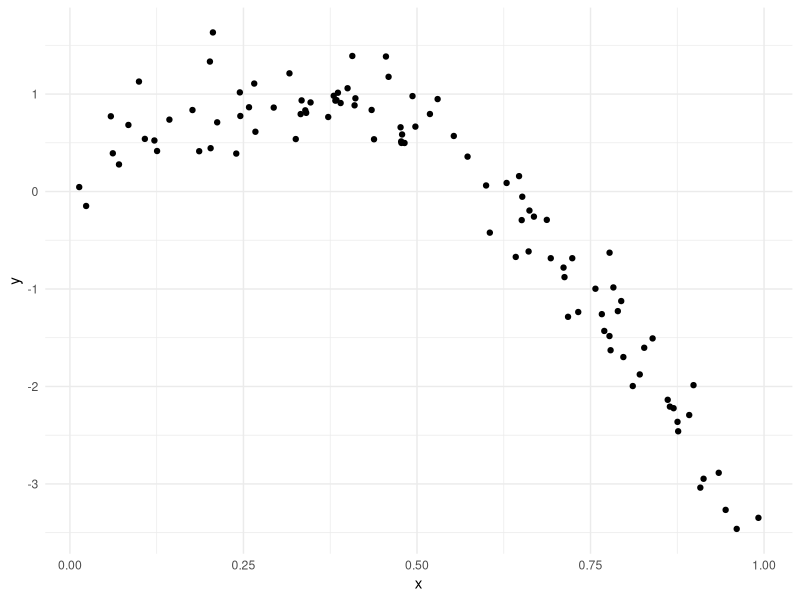
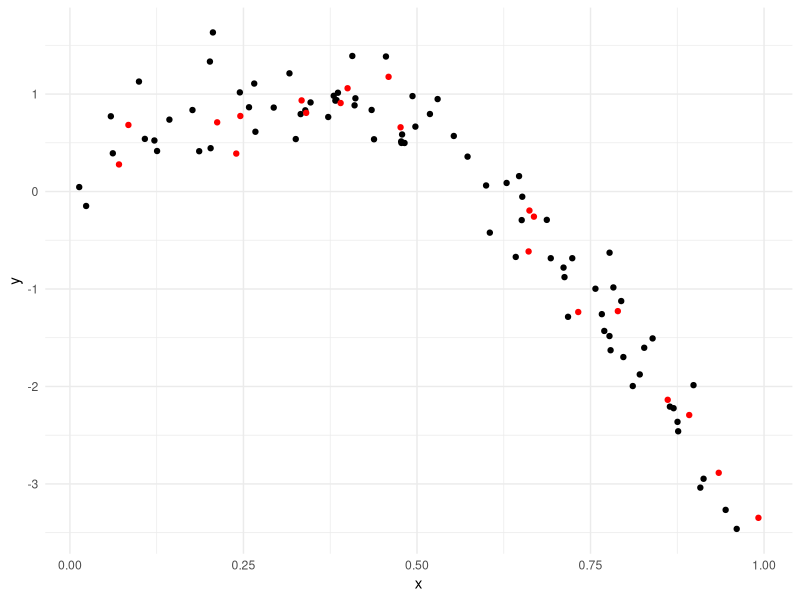
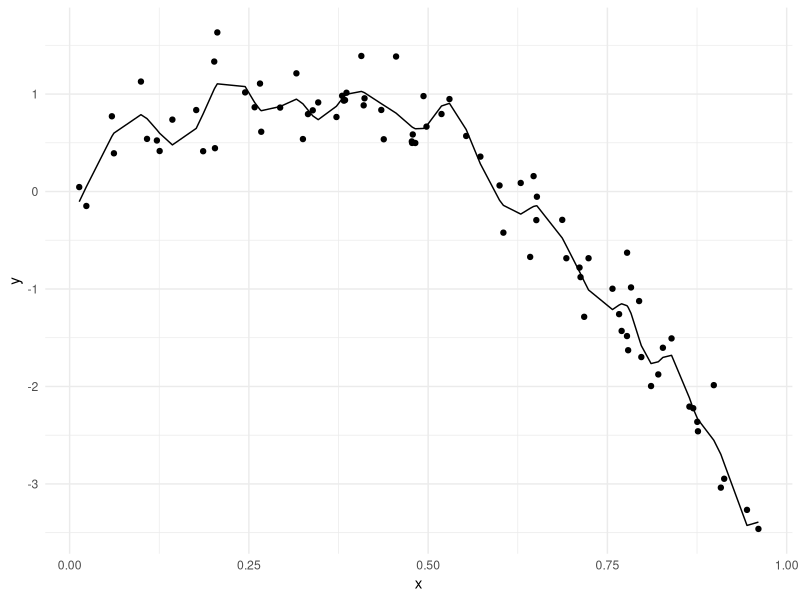
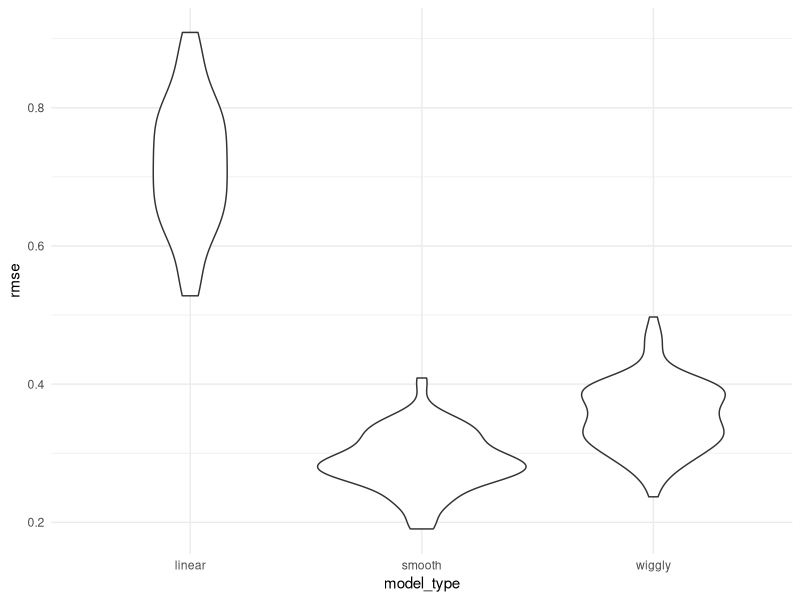

Generate these figures, in order, with R:
## ---- chunk 1
library(tidyverse)

knitr::opts_chunk$set(
	echo = TRUE,
	warning = FALSE,
  fig.width = 6,
  fig.asp = .6,
  out.width = "90%"
)

theme_set(theme_minimal() + theme(legend.position = "bottom"))

options(
  ggplot2.continuous.colour = "viridis",
  ggplot2.continuous.fill = "viridis"
)

scale_colour_discrete = scale_colour_viridis_d
scale_fill_discrete = scale_fill_viridis_d
## ---- chunk 2
library(tidyverse)
library(modelr)

set.seed(1)
## ---- chunk 3
nonlin_df = 
  tibble(
    id = 1:100,
    x = runif(100, 0, 1),
    y = 1 - 10 * (x - .3) ^ 2 + rnorm(100, 0, 0.3)
  )

nonlin_df |> 
  ggplot(aes(x = x, y = y)) + 
  geom_point()
## ---- chunk 4
train_df = sample_n(nonlin_df, 80)
test_df = anti_join(nonlin_df, train_df, by = "id")
## ---- chunk 5
train_df |> 
  ggplot(aes(x = x, y = y)) + 
  geom_point() + 
  geom_point(data = test_df, color = "red")
## ---- chunk 6
linear_mod = lm(y ~ x, data = train_df)
smooth_mod = mgcv::gam(y ~ s(x), data = train_df)
wiggly_mod = mgcv::gam(y ~ s(x, k = 30), sp = 10e-6, data = train_df)
## ---- chunk 7
train_df |> 
  modelr::add_predictions(wiggly_mod) |> 
  ggplot(aes(x = x, y = y)) + 
  geom_point() + 
  geom_line(aes(y = pred))
## ---- chunk 8
rmse(linear_mod, train_df)
rmse(smooth_mod, train_df)
rmse(wiggly_mod, train_df)
## ---- chunk 9
rmse(linear_mod, test_df)
rmse(smooth_mod, test_df)
rmse(wiggly_mod, test_df)
## ---- chunk 10
cv_df = 
  nonlin_df |> 
  crossv_mc(n = 100) |> 
  mutate(
    train = map(train, as_tibble),
    test = map(test, as_tibble)
  )
## ---- chunk 11
cv_df |> pull(train) |> nth(3) |> as_tibble()
## ---- chunk 12
cv_results =
  cv_df |> 
  mutate(
    linear_fit = map(train, \(df) lm(y ~ x, data = df)),
    smooth_fit = map(train, \(df) mgcv::gam(y ~ s(x), data = df)),
    wiggly_fit = map(train, \(df) mgcv::gam(y ~ s(x, k = 30), sp = 10e-6, data = df))
  ) |> 
  mutate(
    rmse_linear = map2_dbl(linear_fit, test, \(mod, df) rmse(mod, df)),
    rmse_smooth = map2_dbl(smooth_fit, test, \(mod, df) rmse(mod, df)),
    rmse_wiggly = map2_dbl(wiggly_fit, test, \(mod, df) rmse(mod, df))
  )
## ---- chunk 13
cv_results |> 
  select(starts_with("rmse")) |> 
  pivot_longer(
    everything(),
    names_to = "model_type",
    values_to = "rmse",
    names_prefix = "rmse_"
  ) |> 
  group_by(model_type) |> 
  summarize(m_rmse = mean(rmse))

cv_results |> 
  select(starts_with("rmse")) |> 
  pivot_longer(
    everything(),
    names_to = "model_type",
    values_to = "rmse",
    names_prefix = "rmse_"
  ) |> 
  ggplot(aes(x = model_type, y = rmse)) +
  geom_violin()

